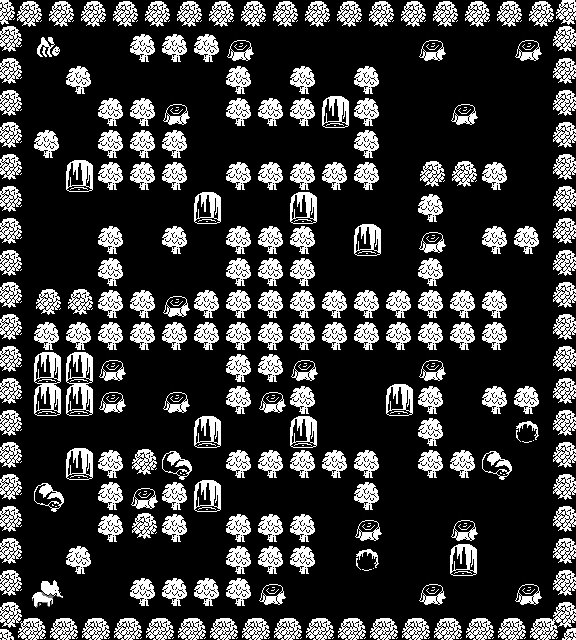

This game map was drawn from its Tiled (.tmx) file and the tilesets committed beside it. A one-line description and the full map source follow:
An orthogonal 18x20 tile map with 32x32 px tiles, 6 tile layers (background, water, obstacles, movables, ...).

<map version="1.0" tiledversion="1.1.5" orientation="orthogonal" renderorder="right-down" width="18" height="20" tilewidth="32" tileheight="32" infinite="0" nextobjectid="1">
 <tileset firstgid="1" name="forest" tilewidth="32" tileheight="32" tilecount="55" columns="5">
  <image source="map.png" width="160" height="352" />
 </tileset>
 <layer name="background" width="18" height="20">
  <data encoding="csv">
0,0,0,0,0,0,0,0,0,0,0,0,0,0,0,0,0,0,
0,18,18,18,0,0,0,0,18,18,18,18,18,0,18,18,0,0,
0,18,0,18,18,18,18,0,18,0,18,18,18,18,18,18,18,0,
0,18,18,0,0,0,18,0,0,0,18,0,18,18,0,18,18,0,
0,0,18,0,0,0,18,18,18,18,18,0,18,18,18,18,18,0,
0,18,18,0,0,0,18,0,0,0,0,0,18,0,0,0,18,0,
0,18,18,18,18,18,18,18,18,18,18,18,18,0,18,18,18,0,
0,18,18,0,18,0,18,0,0,0,18,18,18,0,18,0,0,0,
0,18,18,0,18,18,18,0,0,0,18,18,18,0,18,18,18,0,
0,0,0,0,0,0,0,0,0,0,0,0,0,0,0,0,18,0,
0,0,0,0,0,0,0,0,0,0,0,0,0,0,0,0,18,0,
0,0,0,0,18,18,18,0,0,0,18,18,18,0,18,18,18,18,
0,0,0,0,18,0,18,0,0,0,18,18,18,0,18,0,0,0,
0,18,18,18,18,18,18,18,18,18,18,18,18,0,18,18,18,0,
0,18,18,0,0,0,18,0,0,0,0,0,18,0,0,0,18,0,
0,0,18,0,0,0,18,18,18,18,18,0,18,18,18,18,18,0,
0,18,18,0,0,0,18,0,0,0,18,0,18,18,18,18,18,0,
0,18,0,18,18,18,18,0,18,0,18,18,18,18,18,18,18,0,
0,18,18,18,0,0,0,0,18,18,18,18,18,0,18,18,0,0,
0,0,0,0,0,0,0,0,0,0,0,0,0,0,0,0,0,0
</data>
 </layer>
 <layer name="water" width="18" height="20">
  <data encoding="csv">
0,0,0,0,0,0,0,0,0,0,0,0,0,0,0,0,0,0,
0,0,0,0,0,0,0,0,0,0,0,0,0,0,0,0,0,0,
0,0,0,0,0,0,0,0,0,0,0,0,0,0,0,0,0,0,
0,0,0,0,0,0,0,0,0,0,0,0,0,0,0,0,0,0,
0,0,0,0,0,0,0,0,0,0,0,0,0,0,0,0,0,0,
0,0,0,0,0,0,0,0,0,0,0,0,0,0,0,0,0,0,
0,0,0,0,0,0,0,0,0,0,0,0,0,0,0,0,0,0,
0,0,0,0,0,0,0,0,0,0,0,0,0,0,0,0,0,0,
0,0,0,0,0,0,0,0,0,0,0,0,0,0,0,0,0,0,
0,0,0,0,0,0,0,0,0,0,0,0,0,0,0,0,0,0,
0,0,0,0,0,0,0,0,0,0,0,0,0,0,0,0,0,0,
0,0,0,0,0,0,0,0,0,0,0,0,0,0,0,0,0,0,
0,0,0,0,0,0,0,0,0,0,0,0,0,0,0,0,0,0,
0,0,0,0,0,0,0,0,0,0,0,0,0,0,0,0,0,0,
0,0,0,0,0,0,0,0,0,0,0,0,0,0,0,0,0,0,
0,0,0,0,0,0,0,0,0,0,0,0,0,0,0,0,0,0,
0,0,0,0,0,0,0,0,0,0,0,0,0,0,0,0,0,0,
0,0,0,0,0,0,0,0,0,0,0,0,0,0,0,0,0,0,
0,0,0,0,0,0,0,0,0,0,0,0,0,0,0,0,0,0,
0,0,0,0,0,0,0,0,0,0,0,0,0,0,0,0,0,0
</data>
 </layer>
 <layer name="obstacles" width="18" height="20">
  <data encoding="csv">
21,22,22,22,22,22,22,22,22,22,22,22,22,22,22,22,22,23,
20,0,0,0,17,17,17,16,0,0,0,0,0,16,0,0,16,24,
20,0,17,0,0,0,0,17,0,17,0,17,0,0,0,0,0,24,
20,0,0,17,17,16,0,17,17,17,0,17,0,0,16,0,0,24,
20,17,0,17,17,17,0,0,0,0,0,17,0,0,0,0,0,24,
20,0,0,17,17,17,0,17,17,17,17,17,0,19,19,17,0,24,
20,0,0,0,0,0,0,0,0,0,0,0,0,17,0,0,0,24,
20,0,0,17,0,17,0,17,17,17,0,0,0,16,0,17,17,24,
20,0,0,17,0,0,0,17,17,17,0,0,0,17,0,0,0,24,
20,19,19,17,17,16,17,17,17,17,17,17,17,17,17,17,0,24,
20,17,17,17,17,17,17,17,17,17,17,17,17,17,17,17,0,24,
20,49,49,16,0,0,0,17,17,16,0,0,0,16,0,0,0,24,
20,49,49,16,0,16,0,17,16,17,0,0,0,17,0,17,17,24,
20,0,0,0,0,0,0,0,0,0,0,0,0,17,0,0,0,24,
20,0,0,17,19,54,0,17,17,17,17,17,0,17,17,54,0,24,
20,54,0,17,16,17,0,0,0,0,0,17,0,0,0,0,0,24,
20,0,0,17,19,17,0,17,17,17,0,16,0,0,16,0,0,24,
20,0,17,0,0,0,0,17,17,17,0,0,0,0,0,0,0,24,
20,0,0,0,17,17,17,17,16,0,0,0,0,16,0,0,16,24,
27,26,26,26,26,26,26,26,26,26,26,26,26,26,26,26,26,25
</data>
 </layer>
 <layer name="movables" width="18" height="20">
  <data encoding="csv">
0,0,0,0,0,0,0,0,0,0,0,0,0,0,0,0,0,0,
0,0,0,0,0,0,0,0,0,0,0,0,0,0,0,0,0,0,
0,0,0,0,0,0,0,0,0,0,0,0,0,0,0,0,0,0,
0,0,0,0,0,0,0,0,0,0,49,0,0,0,0,0,0,0,
0,0,0,0,0,0,0,0,0,0,0,0,0,0,0,0,0,0,
0,0,49,0,0,0,0,0,0,0,0,0,0,0,0,0,0,0,
0,0,0,0,0,0,49,0,0,49,0,0,0,0,0,0,0,0,
0,0,0,0,0,0,0,0,0,0,0,49,0,0,0,0,0,0,
0,0,0,0,0,0,0,0,0,0,0,0,0,0,0,0,0,0,
0,0,0,0,0,0,0,0,0,0,0,0,0,0,0,0,0,0,
0,0,0,0,0,0,0,0,0,0,0,0,0,0,0,0,0,0,
0,0,0,0,0,0,0,0,0,0,0,0,0,0,0,0,0,0,
0,0,0,0,0,0,0,0,0,0,0,0,49,0,0,0,0,0,
0,0,0,0,0,0,49,0,0,49,0,0,0,0,0,0,0,0,
0,0,49,0,0,0,0,0,0,0,0,0,0,0,0,0,0,0,
0,0,0,0,0,0,49,0,0,0,0,0,0,0,0,0,0,0,
0,0,0,0,0,0,0,0,0,0,0,0,0,0,0,0,0,0,
0,0,0,0,0,0,0,0,0,0,0,0,0,0,49,0,0,0,
0,0,0,0,0,0,0,0,0,0,0,0,0,0,0,0,0,0,
0,0,0,0,0,0,0,0,0,0,0,0,0,0,0,0,0,0
</data>
 </layer>
 <layer name="holes" width="18" height="20">
  <data encoding="csv">
0,0,0,0,0,0,0,0,0,0,0,0,0,0,0,0,0,0,
0,0,0,0,0,0,0,0,0,0,0,0,0,0,0,0,0,0,
0,0,0,0,0,0,0,0,0,0,0,0,0,0,0,0,0,0,
0,0,0,0,0,0,0,0,0,0,0,0,0,0,0,0,0,0,
0,0,0,0,0,0,0,0,0,0,0,0,0,0,0,0,0,0,
0,0,0,0,0,0,0,0,0,0,0,0,0,0,0,0,0,0,
0,0,0,0,0,0,0,0,0,0,0,0,0,0,0,0,0,0,
0,0,0,0,0,0,0,0,0,0,0,0,0,0,0,0,0,0,
0,0,0,0,0,0,0,0,0,0,0,0,0,0,0,0,0,0,
0,0,0,0,0,0,0,0,0,0,0,0,0,0,0,0,0,0,
0,0,0,0,0,0,0,0,0,0,0,0,0,0,0,0,0,0,
0,0,0,0,0,0,0,0,0,0,0,0,0,0,0,0,0,0,
0,0,0,0,0,0,0,0,0,0,0,0,0,0,0,0,0,0,
0,0,0,0,0,0,0,0,0,0,0,0,0,0,0,0,28,0,
0,0,0,0,0,0,0,0,0,0,0,0,0,0,0,0,0,0,
0,0,0,0,0,0,0,0,0,0,0,0,0,0,0,0,0,0,
0,0,0,0,0,0,0,0,0,0,0,0,0,0,0,0,0,0,
0,0,0,0,0,0,0,0,0,0,0,28,0,0,0,0,0,0,
0,0,0,0,0,0,0,0,0,0,0,0,0,0,0,0,0,0,
0,0,0,0,0,0,0,0,0,0,0,0,0,0,0,0,0,0
</data>
 </layer>
 <layer name="animals" width="18" height="20">
  <data encoding="csv">
0,0,0,0,0,0,0,0,0,0,0,0,0,0,0,0,0,0,
0,1,0,0,0,0,0,0,0,0,0,0,0,0,0,0,0,0,
0,0,0,0,0,0,0,0,0,0,0,0,0,0,0,0,0,0,
0,0,0,0,0,0,0,0,0,0,0,0,0,0,0,0,0,0,
0,0,0,0,0,0,0,0,0,0,0,0,0,0,0,0,0,0,
0,0,0,0,0,0,0,0,0,0,0,0,0,0,0,0,0,0,
0,0,0,0,0,0,0,0,0,0,0,0,0,0,0,0,0,0,
0,0,0,0,0,0,0,0,0,0,0,0,0,0,0,0,0,0,
0,0,0,0,0,0,0,0,0,0,0,0,0,0,0,0,0,0,
0,0,0,0,0,0,0,0,0,0,0,0,0,0,0,0,0,0,
0,0,0,0,0,0,0,0,0,0,0,0,0,0,0,0,0,0,
0,0,0,0,0,0,0,0,0,0,0,0,0,0,0,0,0,0,
0,0,0,0,0,0,0,0,0,0,0,0,0,0,0,0,0,0,
0,0,0,0,0,0,0,0,0,0,0,0,0,0,0,0,0,0,
0,0,0,0,0,0,0,0,0,0,0,0,0,0,0,0,0,0,
0,0,0,0,0,0,0,0,0,0,0,0,0,0,0,0,0,0,
0,0,0,0,0,0,0,0,0,0,0,0,0,0,0,0,0,0,
0,0,0,0,0,0,0,0,0,0,0,0,0,0,0,0,0,0,
0,15,0,0,0,0,0,0,0,0,0,0,0,0,0,0,0,0,
0,0,0,0,0,0,0,0,0,0,0,0,0,0,0,0,0,0
</data>
 </layer>
</map>
